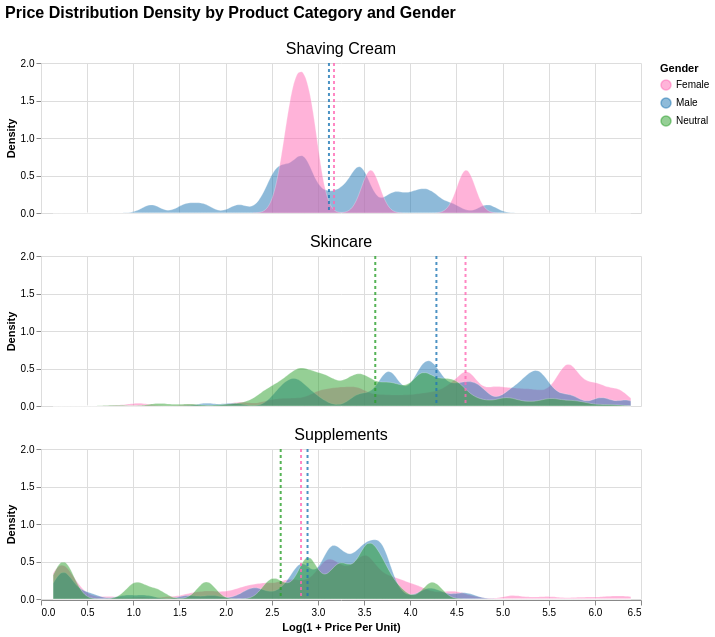

Notebook code cell kept with this figure:
### Markdown cell above
### Density plot for Selected Categories

### Code cell
# Select product categories to visualize
df_filtered_select = df_filtered[df_filtered['category'].isin(['Shaving Cream', 'Skincare','Supplements'])]

# Custom color scale for gender
color_scale = alt.Scale(domain=['Female', 'Male', 'Neutral'], 
                       range=['#ff69b4', '#1f77b4', '#2ca02c'])  # Pink, Blue, Green

# Create density plots with transparency
density_plots = alt.Chart(df_filtered_select).transform_density(
    'log_price_per_unit',
    groupby=['category', 'gender'],
    as_=['log_price_per_unit', 'density'],
    extent=[df_filtered_select['log_price_per_unit'].min(), df_filtered_select['log_price_per_unit'].max()],
    bandwidth=0.1  # Adjust this for smoother/rougher distributions
).mark_area(
    opacity=0.5,  # Set transparency for overlap visibility
    interpolate='monotone',
    stroke='white',
    strokeWidth=0.5
).encode(
    x=alt.X('log_price_per_unit:Q', title='Log(1 + Price Per Unit)'),
    y=alt.Y('density:Q', title='Density', stack=None),  # stack=None allows overlaps
    color=alt.Color('gender:N', scale=color_scale, legend=alt.Legend(title="Gender")),
    tooltip=['category', 'gender']
).properties(
    width=600,
    height=150
)

# Add vertical lines for mean values
mean_lines = alt.Chart(df_filtered_select).transform_aggregate(
    mean_price='mean(log_price_per_unit)',
    groupby=['category', 'gender']
).mark_rule(
    strokeDash=[3,3],
    size=2
).encode(
    x='mean_price:Q',
    color='gender:N',
    opacity=alt.value(0.8)
)

# Combine and facet by category
density_chart = (density_plots + mean_lines).facet(
    row=alt.Row('category:N', 
               header=alt.Header(
                   title=None,
                   labelOrient='top',
                   labelPadding=5 ,
                   labelFontSize=16))
).properties(
    title='Price Distribution Density by Product Category and Gender'
).configure_title(
    anchor='start',
    fontSize=16,
    offset=20
).configure_header(
    labelOrient='top'
).configure_view(
    stroke=None
)

density_chart

### Figure 1 — Vega-Lite specification as saved in the notebook (floating-point values rounded to 4 significant figures; data arrays with more than 128 entries replaced by an {"elided": "..."} marker saying what was removed)
{"config": {"view": {"continuousWidth": 300, "continuousHeight": 300, "stroke": null}, "header": {"labelOrient": "top"}, "title": {"anchor": "start", "fontSize": 16, "offset": 20}}, "data": {"name": "data-9943be10ee27fdfd543d064f5a1e0f76"}, "facet": {"row": {"field": "category", "header": {"labelFontSize": 16, "labelOrient": "top", "labelPadding": 5, "title": null}, "type": "nominal"}}, "spec": {"layer": [{"mark": {"type": "area", "interpolate": "monotone", "opacity": 0.5, "stroke": "white", "strokeWidth": 0.5}, "encoding": {"color": {"field": "gender", "legend": {"title": "Gender"}, "scale": {"domain": ["Female", "Male", "Neutral"], "range": ["#ff69b4", "#1f77b4", "#2ca02c"]}, "type": "nominal"}, "tooltip": [{"field": "category", "type": "nominal"}, {"field": "gender", "type": "nominal"}], "x": {"field": "log_price_per_unit", "title": "Log(1 + Price Per Unit)", "type": "quantitative"}, "y": {"field": "density", "stack": null, "title": "Density", "type": "quantitative"}}, "transform": [{"density": "log_price_per_unit", "bandwidth": 0.1, "extent": [0.131, 6.39], "groupby": ["category", "gender"], "as": ["log_price_per_unit", "density"]}]}, {"mark": {"type": "rule", "size": 2, "strokeDash": [3, 3]}, "encoding": {"color": {"field": "gender", "type": "nominal"}, "opacity": {"value": 0.8}, "x": {"field": "mean_price", "type": "quantitative"}}, "transform": [{"aggregate": [{"op": "mean", "field": "log_price_per_unit", "as": "mean_price"}], "groupby": ["category", "gender"]}]}], "height": 150, "width": 600}, "title": "Price Distribution Density by Product Category and Gender", "$schema": "https://vega.github.io/schema/vega-lite/v5.8.0.json", "datasets": {"data-9943be10ee27fdfd543d064f5a1e0f76": {"elided": "1582 records"}}}
